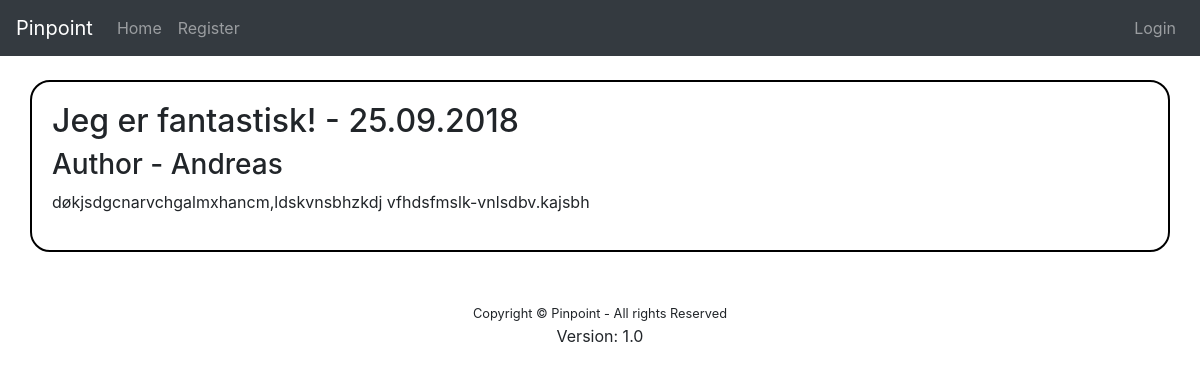
The page /4 on the database as committed earlier.
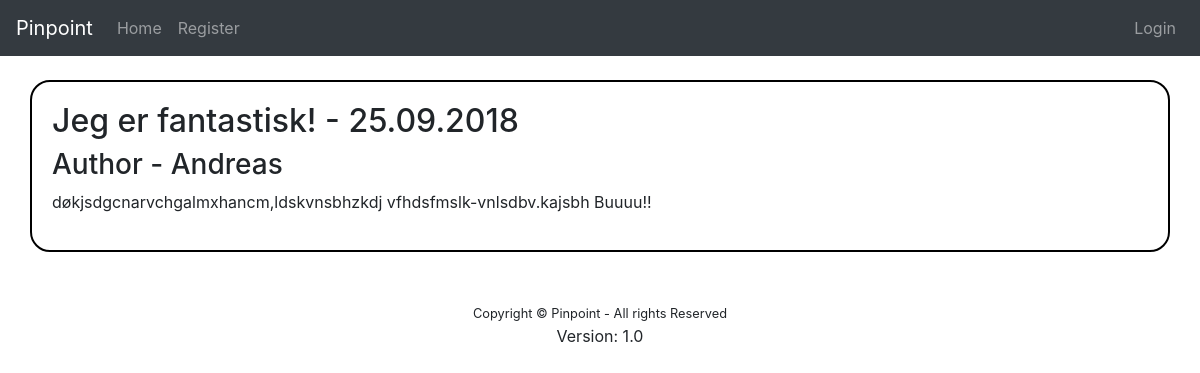
The same page on the database as committed later.
### view_content/models.py (models this page shows, shortened)
class Post(models.Model):
    title = models.CharField(max_length=200)
    body = models.TextField()
    date = models.DateTimeField(auto_now_add=True)
    author = models.ForeignKey('auth.User', on_delete=models.CASCADE, related_name='author_of')
    editor = models.ForeignKey('auth.User', on_delete=models.CASCADE, related_name='editor_of', null=True)
    needs_proofreading = models.BooleanField(default=False)
    published = models.BooleanField(default=False)

### view_content/views.py (the view)
# urls.py: path('<post_id>', views.detailPost, name='detail'),
def detailPost(request, post_id ):
    post = get_object_or_404(Post, id=post_id)
    return render(request, 'view_content/detailPost.html', {'post':post})

### view_content/templates/view_content/detailPost.html (shortened to what this page needs)
{% extends "base.html" %}
{% block content %}
<h2>{{ post.title }} - {{ post.date|date:"d.m.Y" }}</h2>
<h3>Author - {{ post.author }}</h3>
<p>{{ post.body }}</p>
{% endblock %}

Rows that differ between the two databases and show on the page:
changed Post "Jeg er fantastisk!": body "døkjsdgcnarvchgalmxhancm,ldskvnsbhzkdj vfhdsfmslk-vnlsdbv.kajsbh" → "døkjsdgcnarvchgalmxhancm,ldskvnsbhzkdj vfhdsfmslk-vnlsdbv.kajsbh Buuuu!!"
